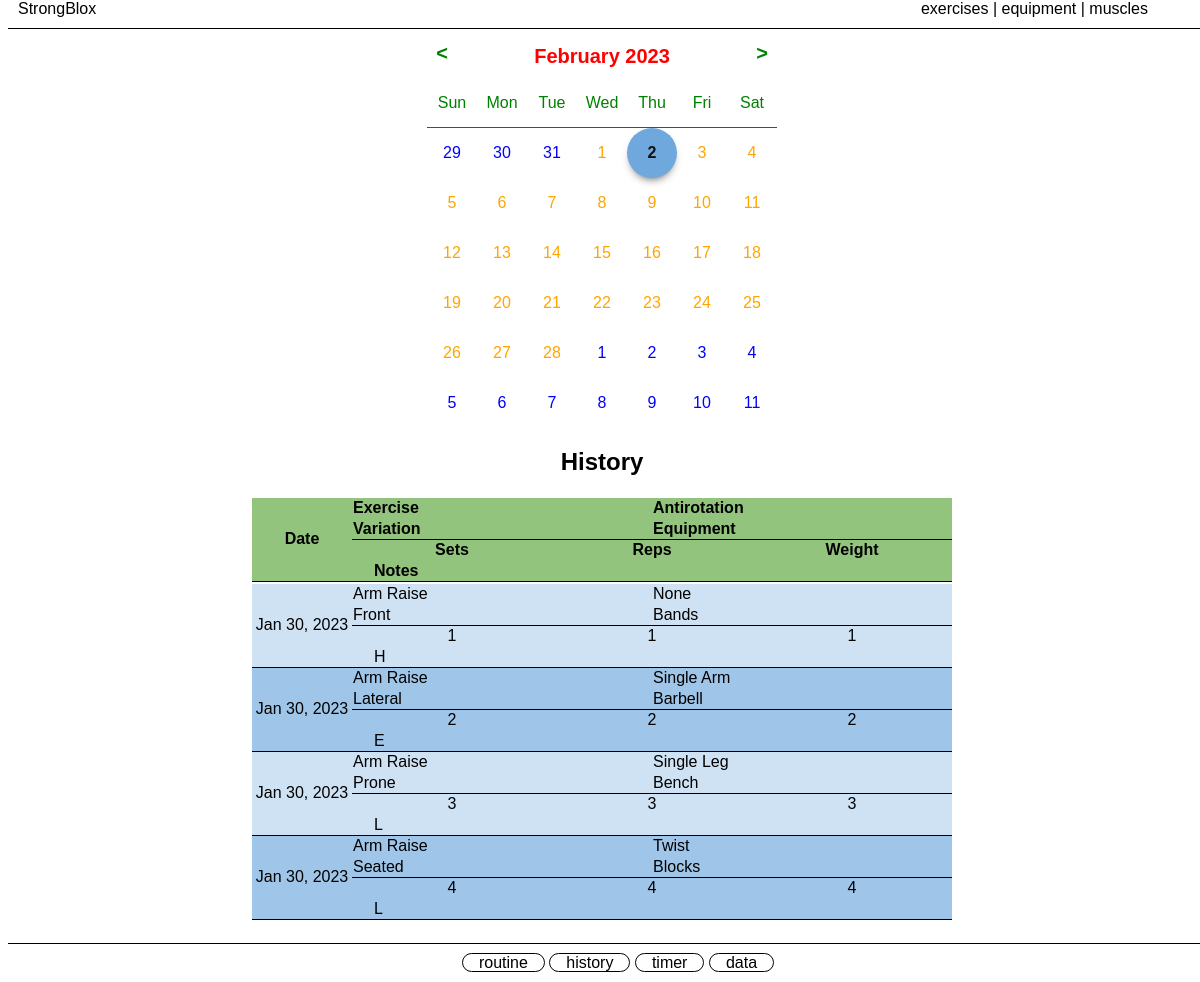
Before: / with the older database file.
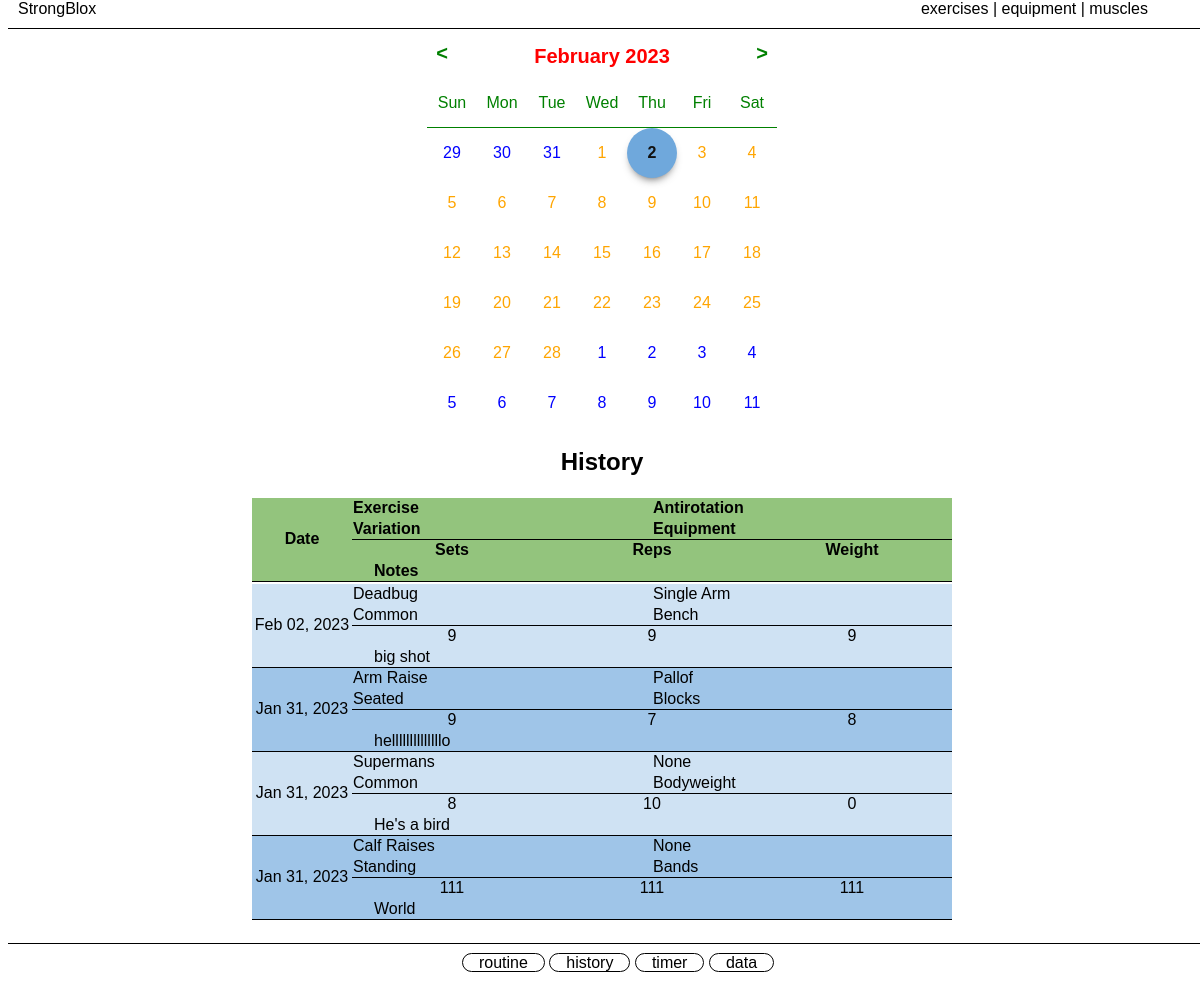
After: the same page with the newer database file.
### tables this page shows
CREATE TABLE routine (
        routine_id INTEGER PRIMARY KEY,
        workout_id INTEGER,
        date TEXT,
        time TEXT,
        exercise_id INTEGER,
        exercise TEXT NOT NULL,
        variation TEXT,
        antirotation TEXT,
        equipment TEXT,
        sets INTEGER,
        reps INTEGER,
        weight INTEGER,
        notes TEXT,
        focus TEXT,
        muscle TEXT,
        chain TEXT,
        time_to_workout TEXT,
        workout_time INTEGER,
        rest_time INTEGER,
        metronome INTEGER
    );

### app.py (the view)
@app.route("/")
def index():
    db = sqlite3.connect("workouts.db")
    db.row_factory = sqlite3.Row
    cur = db.cursor()
    cur.execute("SELECT * FROM routine ORDER BY routine_id DESC LIMIT 4")
    routines = cur.fetchall()
    return render_template("index.html", routines=routines)

### app.py (called while the page is built)
@app.after_request
def after_request(response):
    response.headers["Cache-Control"] = "no-cache, no-store, must-revalidate"
    response.headers["Expires"] = 0
    response.headers["Pragma"] = "no-cache"
    return response

### templates/index.html (shortened to what this page needs)
{% extends "layout.html" %}
{% block body %}
<div class="container" >
	<div class="section">
		<div class="calendar">
			<div class="calendar__month">
			<div class="cal-month__previous"><</div>
			<div class="cal-month__current"></div>
			<div class="cal-month__next">></div>
			</div>
			<div class="calendar__head">
			<div class="cal-head__day"></div>
			<div class="cal-head__day"></div>
			<div class="cal-head__day"></div>
			<div class="cal-head__day"></div>
			<div class="cal-head__day"></div>
			<div class="cal-head__day"></div>
			<div class="cal-head__day"></div>
			</div>
			<div class="calendar__body">
			<div class="cal-body__week">
				<div class="cal-body__day"></div>
				<div class="cal-body__day"></div>
				<div class="cal-body__day"></div>
				<div class="cal-body__day"></div>
				<div class="cal-body__day"></div>
				<div class="cal-body__day"></div>
				<div class="cal-body__day"></div>
			</div>
			<div class="cal-body__week">
				<div class="cal-body__day"></div>
				<div class="cal-body__day"></div>
				<div class="cal-body__day"></div>
				<div class="cal-body__day"></div>
				<div class="cal-body__day"></div>
				<div class="cal-body__day"></div>
				<div class="cal-body__day"></div>
			</div>
			<div class="cal-body__week">
				<div class="cal-body__day"></div>
				<div class="cal-body__day"></div>
				<div class="cal-body__day"></div>
				<div class="cal-body__day"></div>
				<div class="cal-body__day"></div>
				<div class="cal-body__day"></div>
				<div class="cal-body__day"></div>
			</div>
			<div class="cal-body__week">
				<div class="cal-body__day"></div>
				<div class="cal-body__day"></div>
				<div class="cal-body__day"></div>
				<div class="cal-body__day"></div>
				<div class="cal-body__day"></div>
				<div class="cal-body__day"></div>
				<div class="cal-body__day"></div>
			</div>
			<div class="cal-body__week">
				<div class="cal-body__day"></div>
				<div class="cal-body__day"></div>
				<div class="cal-body__day"></div>
				<div class="cal-body__day"></div>
				<div class="cal-body__day"></div>
				<div class="cal-body__day"></div>
				<div class="cal-body__day"></div>
			</div>
			<div class="cal-body__week">
				<div class="cal-body__day"></div>
				<div class="cal-body__day"></div>
				<div class="cal-body__day"></div>
				<div class="cal-body__day"></div>
				<div class="cal-body__day"></div>
				<div class="cal-body__day"></div>
				<div class="cal-body__day"></div>
			</div>
			</div>
		</div>
	</div>
	<div class="section">
		<h2>History</h2>
		<table id="table-history">
			<thead>
			<tr>
				<th class="table-date">Date</th>
				<th class="table-exercise th-left">Exercise</th>
				<th class="table-variation th-left">Variation</th>
				<th class="table-antirotation th-left">Antirotation</th>
				<th class="table-equipment th-left">Equipment</th>
				<th class="table-sets">Sets</th>
				<th class="table-reps">Reps</th>
				<th class="table-weight">Weight</th>
				<th class="table-notes th-left">Notes</th>
			</tr>
			</thead>
			<tbody>
			{% for routine in routines %}
			<tr>
				<td class="table-date">{{ routine.date }}</td>
				<td class="table-exercise">{{ routine.exercise }}</td>
				<td class="table-variation">{{ routine.variation }}</td>
				<td class="table-antirotation">{{ routine.antirotation }}</td>
				<td class="table-equipment">{{ routine.equipment }}</td>
				<td class="table-sets">{{ routine.sets }}</td>
				<td class="table-reps">{{ routine.reps }}</td>
				<td class="table-weight">{{ routine.weight }}</td>
				<td class="table-notes">{{ routine.notes }}</td>
			</tr>
			{% endfor %}
			</tbody>
		</table>
	</div>
</div>
{% endblock %}

Changed rows visible on the page:
no longer on this page (row unchanged): routine: date "Jan 30, 2023", exercise "Arm Raise", variation "Front", antirotation "None", equipment "Bands", sets "1", reps "1", weight "1", notes "H"
no longer on this page (row unchanged): routine: date "Jan 30, 2023", exercise "Arm Raise", variation "Lateral", antirotation "Single Arm", equipment "Barbell", sets "2", reps "2", weight "2", notes "E"
no longer on this page (row unchanged): routine: date "Jan 30, 2023", exercise "Arm Raise", variation "Prone", antirotation "Single Leg", equipment "Bench", sets "3", reps "3", weight "3", notes "L"
no longer on this page (row unchanged): routine: date "Jan 30, 2023", exercise "Arm Raise", variation "Seated", antirotation "Twist", equipment "Blocks", sets "4", reps "4", weight "4", notes "L"
added routine: date "Feb 02, 2023", exercise "Deadbug", variation "Common", antirotation "Single Arm", equipment "Bench", sets "9", reps "9", weight "9", notes "big shot"
added routine: date "Jan 31, 2023", exercise "Arm Raise", variation "Seated", antirotation "Pallof", equipment "Blocks", sets "9", reps "7", weight "8", notes "hellllllllllllllo"
added routine: date "Jan 31, 2023", exercise "Supermans", variation "Common", antirotation "None", equipment "Bodyweight", sets "8", reps "10", weight "0", notes "He's a bird"
added routine: date "Jan 31, 2023", exercise "Calf Raises", variation "Standing", antirotation "None", equipment "Bands", sets "111", reps "111", weight "111", notes "World"
